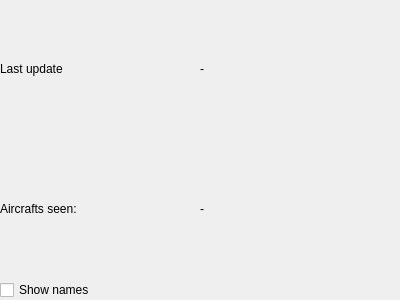
<?xml version="1.0" encoding="UTF-8"?>
<ui version="4.0">
 <class>IRtOpenSkyInfo</class>
 <widget class="QWidget" name="IRtOpenSkyInfo">
  <property name="geometry">
   <rect>
    <x>0</x>
    <y>0</y>
    <width>400</width>
    <height>300</height>
   </rect>
  </property>
  <property name="windowTitle">
   <string>Form</string>
  </property>
  <layout class="QGridLayout" name="gridLayout">
   <property name="leftMargin">
    <number>0</number>
   </property>
   <property name="topMargin">
    <number>0</number>
   </property>
   <property name="rightMargin">
    <number>3</number>
   </property>
   <property name="bottomMargin">
    <number>0</number>
   </property>
   <property name="spacing">
    <number>3</number>
   </property>
   <item row="1" column="0">
    <widget class="QLabel" name="label">
     <property name="text">
      <string>Aircrafts seen:</string>
     </property>
    </widget>
   </item>
   <item row="2" column="0">
    <widget class="QCheckBox" name="checkShowNames">
     <property name="text">
      <string>Show names</string>
     </property>
    </widget>
   </item>
   <item row="1" column="1">
    <widget class="QLabel" name="labelNumberOfAircrafts">
     <property name="text">
      <string>-</string>
     </property>
    </widget>
   </item>
   <item row="0" column="0">
    <widget class="QLabel" name="label_2">
     <property name="text">
      <string>Last update</string>
     </property>
    </widget>
   </item>
   <item row="0" column="1">
    <widget class="QLabel" name="labelTimestamp">
     <property name="text">
      <string>-</string>
     </property>
    </widget>
   </item>
  </layout>
 </widget>
 <resources/>
 <connections/>
</ui>
